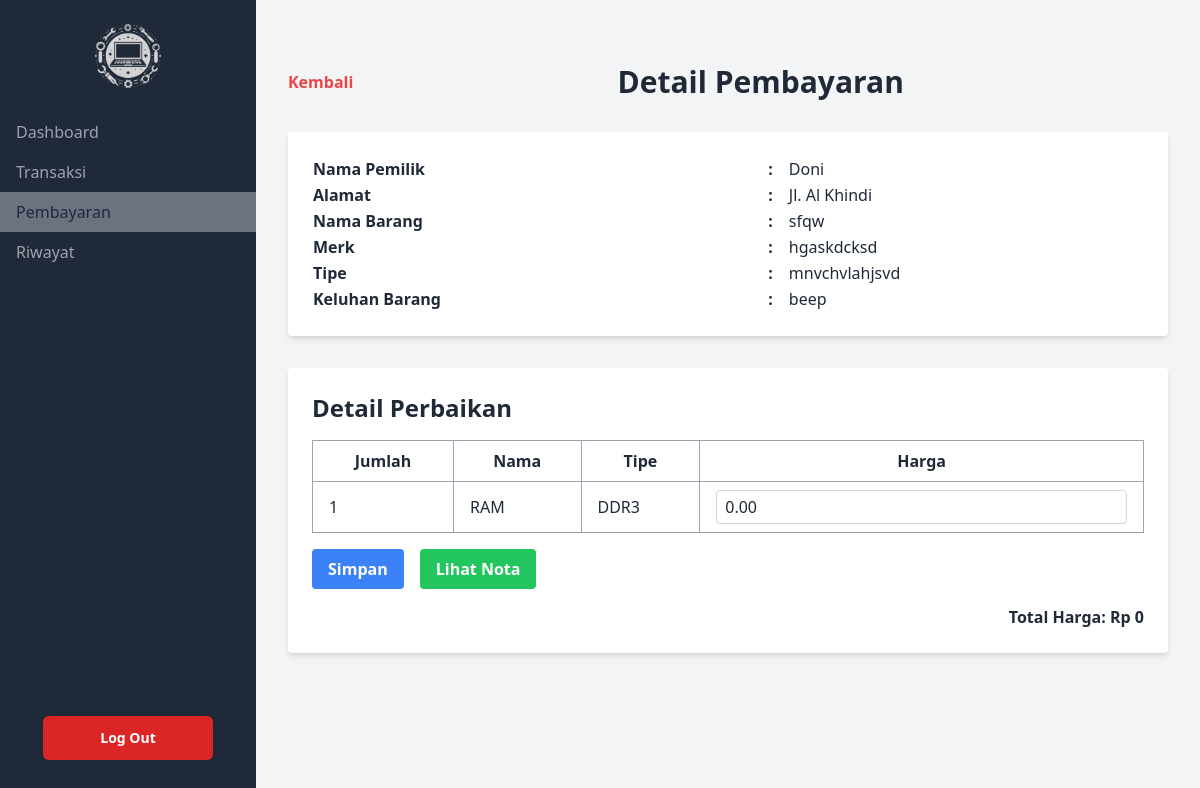
Screenshot of /html/detailPembayaran.php?id=48 with the database file from the repository.
### tables this page shows
CREATE TABLE `barang` (
  `tanggal_input` datetime DEFAULT CURRENT_TIMESTAMP,
  `tanggal_selesai` datetime DEFAULT NULL,
  `nama_barang` varchar(100) NOT NULL,
  `jenis_barang` varchar(50) DEFAULT NULL,
  `merk_barang` varchar(50) DEFAULT NULL,
  `keluhan_barang` text,
  `id_pelanggan` int DEFAULT NULL,
  `status` enum('Belum Diperbaiki','Sedang Diperbaiki','Selesai Diperbaiki','') NOT NULL,
  `status_updated_at` timestamp NULL DEFAULT CURRENT_TIMESTAMP ON UPDATE CURRENT_TIMESTAMP,
  `ID_Service` int NOT NULL,
  `hubungi_kondisi` enum('Belum','Sudah') DEFAULT 'Belum',
  `hubungi_ambil` enum('Sudah','Belum') DEFAULT 'Belum',
  `diambil` enum('Sudah','Belum') DEFAULT 'Belum',
  `dibayar` enum('Sudah','Belum') DEFAULT 'Belum',
  `dikembalikan` enum('Sudah','Belum') NOT NULL DEFAULT 'Belum',
  `lunas` enum('Lunas','Belum') DEFAULT 'Belum'
);

CREATE TABLE `pelanggan` (
  `id_pelanggan` int NOT NULL,
  `nama` varchar(100) NOT NULL,
  `no_hp` varchar(20) NOT NULL,
  `alamat` varchar(20) NOT NULL
);

CREATE TABLE `rincian_keluhan` (
  `id_rincian` int NOT NULL,
  `id_keluhan` int DEFAULT NULL,
  `jumlah` int NOT NULL,
  `nama` varchar(100) NOT NULL,
  `tipe` varchar(50) NOT NULL,
  `harga` decimal(10,2) NOT NULL,
  `total` decimal(10,2) GENERATED ALWAYS AS ((`jumlah` * `harga`)) STORED
);

### html/detailPembayaran.php (the view, shortened to what this page needs)
<?php
include '/laragon/www/FPPWEB/php/connect_db.php';
$id_barang = $_GET['id'];
$sql_barang = "SELECT b.*, p.nama, p.alamat
               FROM barang b
               JOIN pelanggan p ON b.id_pelanggan = p.id_pelanggan
               WHERE b.ID_Service = ?";
$stmt_barang = $link->prepare($sql_barang);
$stmt_barang->bind_param("i", $id_barang);
$stmt_barang->execute();
$result_barang = $stmt_barang->get_result();
if ($result_barang->num_rows > 0) {
    $row_barang = $result_barang->fetch_assoc();
    $sql_keluhan = "SELECT rk.*, dk.keterangan_akhir, dk.ID_Service AS id_barang_det
                   FROM rincian_keluhan rk
                   JOIN detail_keluhan dk ON rk.id_keluhan = dk.id_keluhan
                   WHERE dk.ID_Service = ?";
    $stmt_keluhan = $link->prepare($sql_keluhan);
    $stmt_keluhan->bind_param("i", $id_barang);
    $stmt_keluhan->execute();
    $result_keluhan = $stmt_keluhan->get_result();
?>
    <!DOCTYPE html>
    <html lang="en">
    <head>
        <script src="https://cdn.tailwindcss.com"></script>
    </head>
    <body class="bg-gray-100 text-gray-800">
        <aside class="sidebar bg-gray-800 text-gray-400 w-64 min-h-screen fixed top-0 left-0 z-50">
            <div class="flex items-center justify-center h-20 mt-4 mb-4">
                <img src="/assets/logopweb.png" alt="Logo" class="h-16 w-auto" />
            </div>
            <nav class="mt-4">
                <ul>
                    <li>
                        <a href="/html/kasir-Dashboard.php" class="block py-2 px-4 hover:bg-gray-700" id="dashboardBtn">Dashboard</a>
                    </li>
                    <li>
                        <a href="/html/kasir-Transaksi.php" class="block py-2 px-4 hover:bg-gray-700" id="transaksiBtn">Transaksi</a>
                    </li>
                    <li>
                        <a href="/html/kasir-Pembayaran.php" class="block py-2 px-4 text-gray-800 bg-gray-500" id="pembayaranBtn">Pembayaran</a>
                    </li>
                    <li>
                        <a href="/html/kasir-Riwayat.php" class="block py-2 px-4 hover:bg-gray-700" id="riwayatBtn">Riwayat</a>
                    </li>
                </ul>
            </nav>
            <div class="absolute bottom-10 left-0 w-full font-bold lg:block">
                <a href="#" id="logoutBtn" class="block w-2/3 py-3 mx-auto text-sm text-white text-center bg-red-600 hover:bg-red-700 rounded-md z-10">Log Out</a>
            </div>
        </aside>
        <div class="ml-64 p-8">
            <div class="container mx-auto py-8">
                <div class="flex items-center justify-between mb-8">
                    <a href="/html/kasir-Pembayaran.php" class="text-red-500 hover:text-red-700 font-semibold focus:outline-none">
                        Kembali
                    </a>
                    <div class="flex-grow">
                        <h1 class="text-3xl font-bold text-center">Detail Pembayaran</h1>
                    </div>
                </div>
                <div class="bg-white rounded shadow-md p-6 mx-auto mb-8 w-full max-w-6xl">
                    <table class="table-auto w-full">
                        <tbody>
                            <tr>
                                <td class="font-semibold pr-4">Nama Pemilik</td>
                                <td class="font-semibold">:</td>
                                <td><?php echo $row_barang["nama"]; ?></td>
                            </tr>
                            <tr>
                                <td class="font-semibold pr-4">Alamat</td>
                                <td class="font-semibold">:</td>
                                <td><?php echo $row_barang["alamat"]; ?></td>
                            </tr>
                            <tr>
                                <td class="font-semibold pr-4">Nama Barang</td>
                                <td class="font-semibold">:</td>
                                <td><?php echo $row_barang["nama_barang"]; ?></td>
                            </tr>
                            <tr>
                                <td class="font-semibold pr-4">Merk</td>
                                <td class="font-semibold">:</td>
                                <td><?php echo $row_barang["merk_barang"]; ?></td>
                            </tr>
                            <tr>
                                <td class="font-semibold pr-4">Tipe</td>
                                <td class="font-semibold">:</td>
                                <td><?php echo $row_barang["jenis_barang"]; ?></td>
                            </tr>
                            <tr>
                                <td class="font-semibold pr-4">Keluhan Barang</td>
                                <td class="font-semibold">:</td>
                                <td><?php echo $row_barang["keluhan_barang"]; ?></td>
                            </tr>
                        </tbody>
                    </table>
                </div>
                <div class="bg-white rounded shadow-md p-6 mx-auto w-full max-w-6xl">
                    <h2 class="text-2xl font-bold mb-4">Detail Perbaikan</h2>
                    <?php if ($result_keluhan->num_rows > 0) { ?>
                        <div id="tableContainer" class="w-full mt-4">
                            <form id="updateHargaForm" method="POST">
                                <table class="w-full table-auto border-collapse border border-gray-400">
                                    <thead>
                                        <tr class="divide-x divide-gray-400">
                                            <th class="px-4 py-2">Jumlah</th>
                                            <th class="px-4 py-2">Nama</th>
                                            <th class="px-4 py-2">Tipe</th>
                                            <th class="px-4 py-2">Harga</th>
                                        </tr>
                                    </thead>
                                    <tbody>
                                        <?php
                                        $result_keluhan->data_seek(0);
                                        while ($row_keluhan = $result_keluhan->fetch_assoc()) {
                                            echo "<tr class='divide-x divide-gray-400'>";
                                            echo "<td class='border border-gray-400 px-4 py-2'>" . $row_keluhan["jumlah"] . "</td>";
                                            echo "<td class='border border-gray-400 px-4 py-2'>" . $row_keluhan["nama"] . "</td>";
                                            echo "<td class='border border-gray-400 px-4 py-2'>" . $row_keluhan["tipe"] . "</td>";
                                            echo "<td class='border border-gray-400 px-4 py-2'>";
                                            echo "<input type='number' name='harga_" . $row_keluhan["id_rincian"] . "' value='" . $row_keluhan["harga"] . "' class='w-full px-2 py-1 border border-gray-300 rounded'>";
                                            echo "</td>";
                                            echo "</tr>";
                                        }
                                        ?>
                                    </tbody>
                                </table>
                                <div class="flex justify-start mt-4">
                                <button type="submit" class="bg-blue-500 hover:bg-blue-700 text-white font-bold py-2 px-4 rounded mr-4">Simpan</button>
                                <a href="nota.php?id=<?php echo $id_barang; ?>" class="bg-green-500 hover:bg-green-700 text-white font-bold py-2 px-4 rounded">Lihat Nota</a>
                            </div>
                            </form>
                            <div class="mt-4 text-right">
                                <?php
                                $total_harga = 0;
                                $result_keluhan->data_seek(0);
                                while ($row_keluhan = $result_keluhan->fetch_assoc()) {
                                    $subtotal = $row_keluhan["jumlah"] * $row_keluhan["harga"];
                                    $total_harga += $subtotal;
                                }
                                ?>
                                <span class="font-semibold">Total Harga: Rp <?php echo number_format($total_harga, 0, ',', '.'); ?></span>
                            </div>
                        </div>
                    <?php } else { ?>
                        <p class="text-center">Detail keluhan tidak ditemukan.</p>
                    <?php } ?>
                </div>
            </div>
        </div>
    </body>
    </html>
<?php
} else {
    echo "Barang tidak ditemukan.";
}
?>

### rows the page displays
barang: id_pelanggan.nama "Doni", id_pelanggan.alamat "Jl. Al Khindi", nama_barang "sfqw", merk_barang "hgaskdcksd", jenis_barang "mnvchvlahjsvd", keluhan_barang "beep"
rincian_keluhan: jumlah "1", nama "RAM", tipe "DDR3", harga "0.00"

### other values shown
$total_harga "0"
